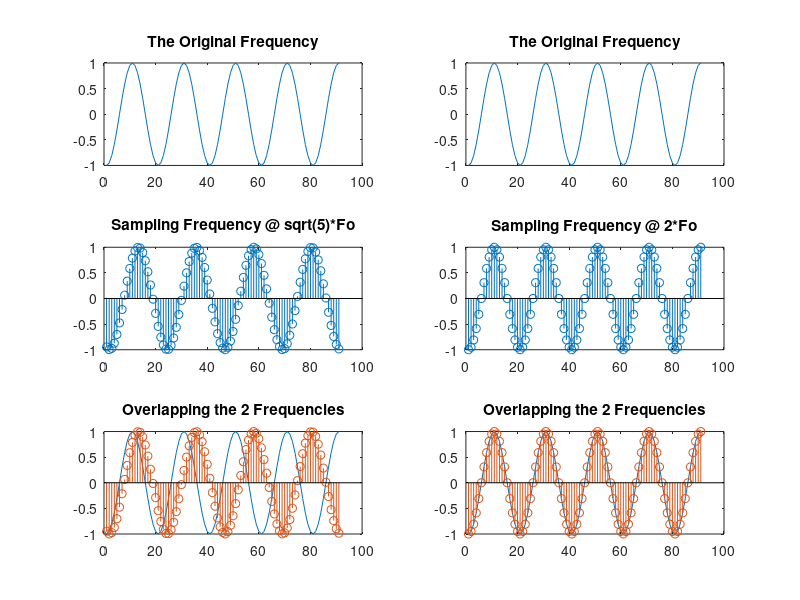

The MATLAB source for this figure:
% The Time interval
k = 1:0.1:10;

% (Fo) The Original Frequency
Fo = 0.5;

% (Fs1) The Sampling Frequency @ sqrt(5)*Fo
Fs1 = sqrt(5) * Fo;

% (Fs2) The Sampling Frequency @ 2*Fo
Fs2 = 2 * Fo;

Wo = 2*pi*Fo;

% (Ts1) is The Sampling time @ Fs1
Ts1 = 1/Fs1;

% (Ts2) is the Sampling time @ Fs2
Ts2 = 1/Fs2;

t1 = k * Ts1;
t2 = k * Ts2;

% (x1) The Sampling Signal @ Fs1
x1 = cos(Wo * t1);

% (X2) The Sampling Signal @Fs2
x2 = cos(Wo * t2);

% (s) is The Original Signal
s = cos(Wo * k);

% Overlapping the Sampling Signal and The Original Signal
subplot(3, 2, 1);
plot(s);
title('The Original Frequency');
subplot(3, 2, 3);
stem(x1);
title('Sampling Frequency @ sqrt(5)*Fo');
subplot(3, 2, 5);
plot(s);
hold on
stem(x1)
title('Overlapping the 2 Frequencies');

subplot(3, 2, 2);
plot(s);
title('The Original Frequency');
subplot(3, 2, 4);
stem(x2);
title('Sampling Frequency @ 2*Fo');
subplot(3, 2, 6);
plot(s);
hold on
stem(x2);
title('Overlapping the 2 Frequencies');

